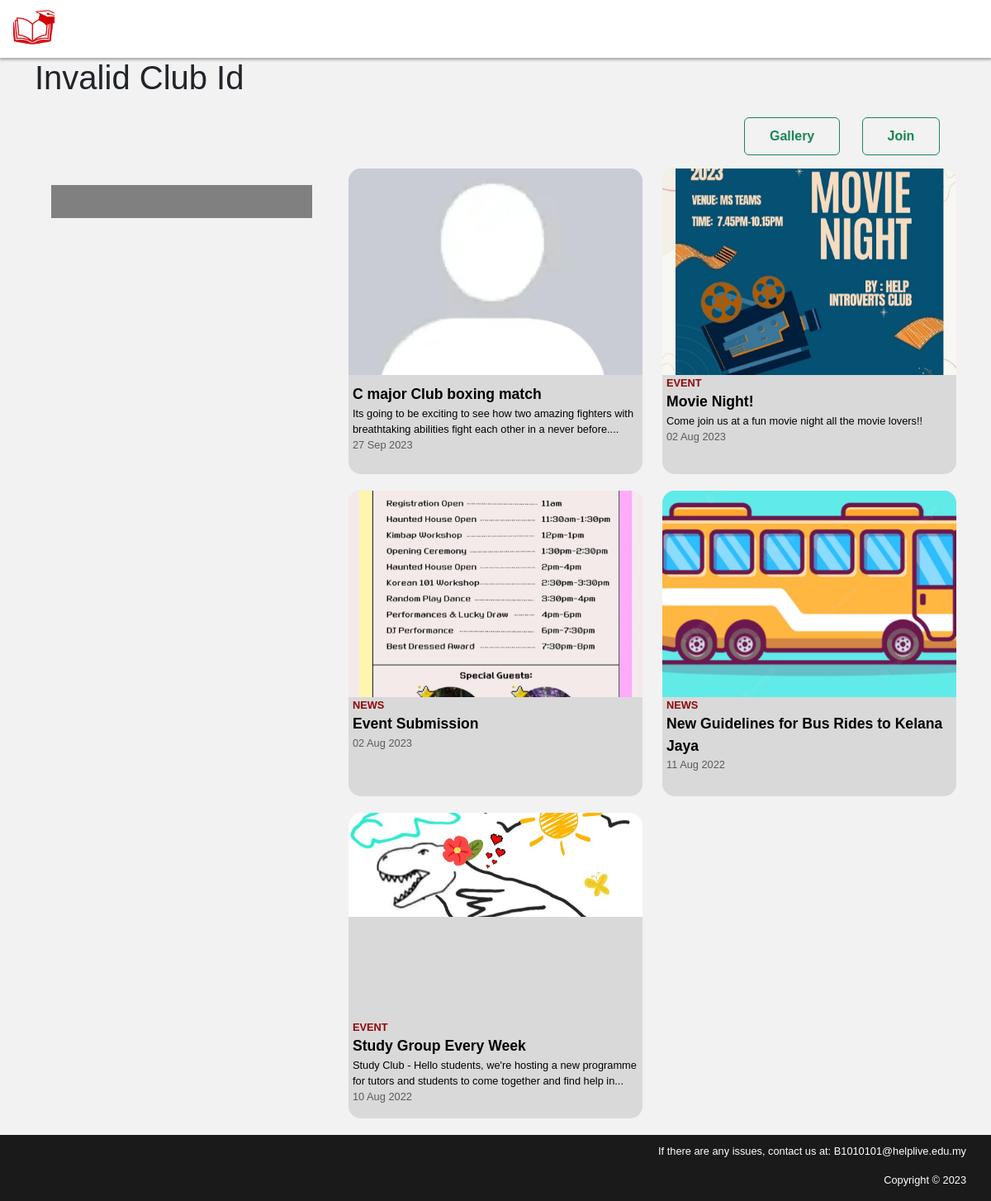
The app's page /club/page.php (signed in) with its own data.
### tables this page shows
CREATE TABLE `activity` (
  `activityId` varchar(14) NOT NULL,
  `activityName` varchar(50) NOT NULL,
  `activityTag` varchar(20) DEFAULT NULL,
  `description` varchar(1000) NOT NULL,
  `posterImg` varchar(200) NOT NULL,
  `link` varchar(60) NOT NULL,
  `postDate` date DEFAULT NULL,
  `frontPage` tinyint(1) NOT NULL DEFAULT 0,
  `clubId` varchar(10) NOT NULL,
  `startDate` varchar(250) DEFAULT NULL,
  `Time` varchar(60) DEFAULT '10AM to 3PM',
  `endDate` varchar(250) DEFAULT NULL,
  `venue` varchar(1000) NOT NULL DEFAULT 'HLT1.7'
);

### club/page.php (the view, shortened to what this page needs)
<!DOCTYPE html>
<html lang="en">
    <head>
        <link href="https://cdn.jsdelivr.net/npm/bootstrap@5.3.1/dist/css/bootstrap.min.css" rel="stylesheet">
        <link rel="stylesheet" type="text/css" href="page.css">
</head>
    <body>
        <nav class="navbar">
            <a class="logo mx-3" href="../index.php" title="Home page"><img src="../logo.png" alt="Logo"></a>
        </nav>
        <main>
            <div class="container">
                <?php
                    include_once '../database.php';
                    $clubId = $_GET['id'];
                    $sql = "SELECT * FROM club WHERE clubId = '$clubId'";
                    $result = $connection->query($sql)->fetch_assoc();
                    if(!isset($result)){
                        echo "<h1>Invalid Club Id</h1>";
                    }
                ?>
                <div class="row">
                    <div class="col-12 col-md-3 col-lg-3 col-xl-2">
                        <br>
                    </div>
                    <div class="col-9 col-md-6 col-lg-6 col-xl-7">
                    </div>
                    <div class="col-3">
                        <form method="post" action="page.php?id=<?php echo $clubId;?>">
                            <div class="row justify-content-end">
                                <div class="col-9 col-md-6 p-3">
                                    <a href="gallery.php" class="btn btn-outline-success joinBtn">Gallery</a>
                                </div>
                                <div class="col-9 col-md-6 p-3">
                                    <?php
                                    $joined = FALSE;
                                    ?>
                                    <?php
                                    if($joined){
                                        echo '<button type="submit" class="btn btn-outline-success joinBtn" disabled name="submit">Joined</button>';
                                    }
                                    else{
                                        echo '<button type="submit" class="btn btn-outline-success joinBtn" name="submit">Join</button>';
                                    }
                                    ?>
                                    </form>
                                </div>
                        </div>
                    </div>
                <div class="row">
                    <div class="col-12 col-md-6 col-lg-4">
                        <div class="descBox">
                        </div>
                    </div>
                    <div class="col-12 col-md-6 col-lg-8">
                        <div class="row">
                            <?php
                                $clubId = $_GET['id'];
                                $sql = "SELECT * FROM activity WHERE clubId = '$clubId' ORDER BY postDate DESC";
                                $result = $connection->query($sql);
                                if(!isset($result)){
                                }
                                else{
                                    $activityArray = [];
                                    while($row = $result->fetch_assoc()){
                                        $activityArray[] =  $row;
                                    }
                                    foreach($activityArray as $index => $arrayRow){
                                        echo '
                                        <div class="col-12 col-lg-6">
                                            <div class="article">
                                                <a href="../event/events.php?id='.$arrayRow['activityId'].'"/>
                                                <div class="img-wrapper wrap-top">
                                                <img src="../Images/'.$arrayRow['posterImg'].'" height="250px" width="100px"/>
                                            </div>';
                                        echo '<div class="article-text">
                                                <div class="article-tag">
                                                '. $arrayRow['activityTag'] .'
                                                </div>';
                                        echo '<div class="article-title">
                                            '. $arrayRow['activityName'] .'
                                            </div>';
                                        echo '<div class="article-body">
                                            '. $arrayRow['description'] .'
                                            </div>';
                                        echo '<div class="article-date">
                                            '. date("d M Y", strtotime($arrayRow['postDate'])) .'
                                            </div>';
                                        echo '</div>
                                            </a>
                                            </div>
                                        </div>';
                                    }
                                }
                            ?>
                        </div>
                    </div>
                </div>
        </main>
        <footer>
            <p>If there are any issues, contact us at: B1010101@helplive.edu.my
            </p>
            Copyright &copy; 2023
        </footer>
    </body>
</html>

### club/page.css (style rules this page uses)
.logo img { height: 50px; width: 50px; overflow: hidden; object-fit: cover; }
.joinBtn { margin: auto; padding: 10px 30px; font-weight: 700; }
.descBox { margin: 20px; padding: 20px; font-size: 20px; color: white; background-color: grey; }

### index.css (style rules this page uses)
html { height:100%; overflow: auto; }
body { font-family: Arial, Helvetica, sans-serif; margin: 0; height:100%; background-color: #F2F2F2; }
main { overflow: hidden; min-height: 100%; }
nav { background-color: #FFFFFF; color: #000000; font-weight: bold; height:70px; z-index: 999; box-shadow: 0 2px 2px 0 rgba(0, 0, 0, 0.2), 0 4px 2px 0 rgba(0, 0, 0, 0.1); }
.logo img { height: 50px; width: 50px; overflow: hidden; object-fit: cover; }
footer { background-color: #1a1a1a; color: #FFFFFF; font-size: 0.8em; text-align: right; height: 10%; padding: 10px 30px; max-height: 100px; }
a { color: #000000; text-decoration: none; }
.article { width:100%; margin:auto; cursor: pointer; }
.article a { text-decoration: none; }
.img-wrapper { background-color: #D9D9D9; border-radius:15px 15px 0 0; margin: auto; display: flex; justify-content: center; align-items: center; overflow: hidden; -webkit-user-select: none; -ms-user-select: none; user-select: none; }
.wrap-top { align-items: start; }
.img-wrapper img { width: 200px; height:250px; object-fit: cover; transform: scale3d(1.05, 1.05,1); min-width: 100%; min-height: 100%; transition-duration: .5s; transition-delay: 0.2s; }
.article-text { background-color: #D9D9D9; border-radius:0 0 15px 15px; height: 120px; margin-bottom: 20px; color: black; }
.article-tag { font-size: 0.8em; padding: 0 5px; font-weight: 900; color:#8f060b; min-height: 0.8em; }
.article-title { font-weight: bold; font-size: 1.1em; padding:0 5px; }
.article-body { padding:0 5px; font-size: 0.8em; max-height: 3.2em; overflow: hidden; }
.article-date { padding: 0 5px; font-size: 0.8em; color:#5a5a5a; }

### records on screen
activity: posterImg (picture), activityName "C major Club boxing match", description "Its going to be exciting to see how two amazing fighters with breathtaking abilities fight each other in a never before....", postDate "27 Sep 2023"
activity: posterImg (picture), activityTag "EVENT", activityName "Movie Night!", description "Come join us at a fun movie night all the movie lovers!!", postDate "02 Aug 2023"
activity: posterImg (picture), activityTag "NEWS", activityName "Event Submission", postDate "02 Aug 2023"
activity: posterImg (picture), activityTag "NEWS", activityName "New Guidelines for Bus Rides to Kelana Jaya", postDate "11 Aug 2022"
activity: posterImg (picture), activityTag "EVENT", activityName "Study Group Every Week", description "Study Club - Hello students, we're hosting a new programme for tutors and students to come together and find help in...", postDate "10 Aug 2022"
